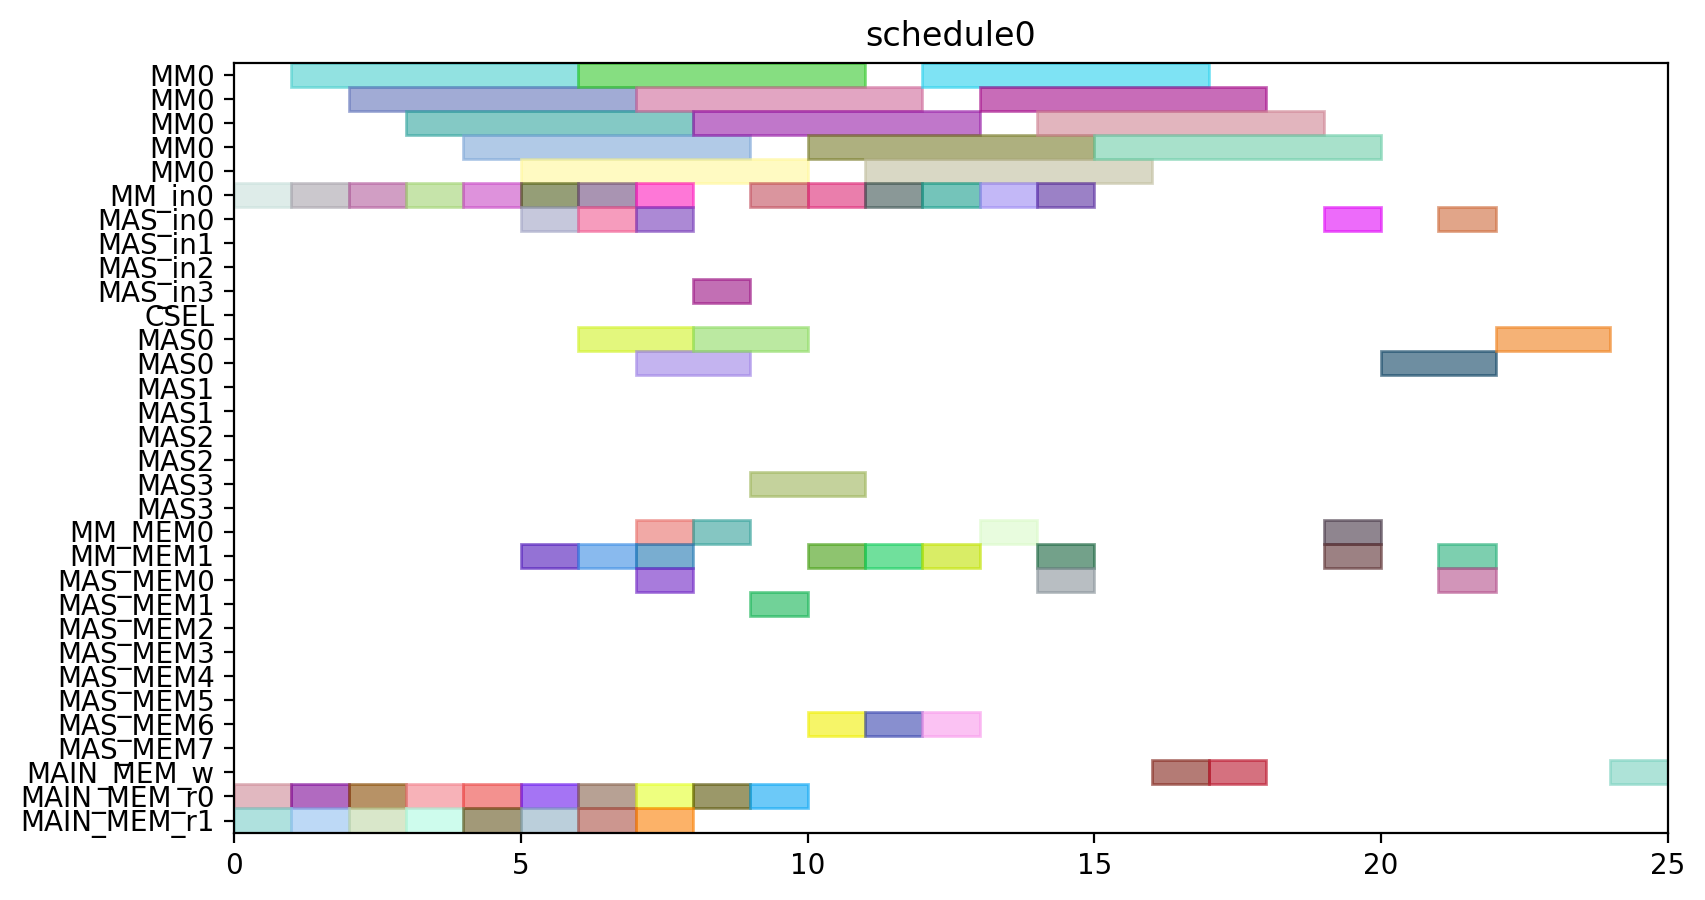

The Python source for this figure:
from pyschedule import Scenario, solvers, plotters, alt


def solve():
	horizon = 90
	S = Scenario("schedule0", horizon=horizon)

	# resource
	MM = S.Resources('MM', num=1, size=5)
	MM_in = S.Resources('MM_in', num=1)
	MAS_in = S.Resources('MAS_in', num=4)
	CSEL = S.Resource('CSEL')
	MAS = S.Resources('MAS', num=4, size=2, periods=range(1, horizon))
	MM_MEM = S.Resources('MM_MEM', num=2)
	MAS_MEM = S.Resources('MAS_MEM', num=8)
	MAIN_MEM_w = S.Resource('MAIN_MEM_w', size=1)
	MAIN_MEM_r = S.Resources('MAIN_MEM_r', num=2)

	# result of previous scheduling

	# new tasks
	r1 = S.Task('r1', length=5, delay_cost=1)
	r1 += alt(MM)
	r1_in = S.Task('r1_in', length=1, delay_cost=1)
	r1_in += alt(MM_in)
	S += r1_in*MM_in[0]<=r1*MM[0]

	r1_mem0 = S.Task('r1_mem0', length=1, delay_cost=1)
	r1_mem0 += MAIN_MEM_r[0]
	r1_mem1 = S.Task('r1_mem1', length=1, delay_cost=1)
	r1_mem1 += MAIN_MEM_r[1]
	r3 = S.Task('r3', length=5, delay_cost=1)
	r3 += alt(MM)
	r3_in = S.Task('r3_in', length=1, delay_cost=1)
	r3_in += alt(MM_in)
	S += r3_in*MM_in[0]<=r3*MM[0]

	r3_mem0 = S.Task('r3_mem0', length=1, delay_cost=1)
	r3_mem0 += MAIN_MEM_r[0]
	r3_mem1 = S.Task('r3_mem1', length=1, delay_cost=1)
	r3_mem1 += MAIN_MEM_r[1]
	r4 = S.Task('r4', length=5, delay_cost=1)
	r4 += alt(MM)
	r4_in = S.Task('r4_in', length=1, delay_cost=1)
	r4_in += alt(MM_in)
	S += r4_in*MM_in[0]<=r4*MM[0]

	r4_mem0 = S.Task('r4_mem0', length=1, delay_cost=1)
	r4_mem0 += MAIN_MEM_r[0]
	r4_mem1 = S.Task('r4_mem1', length=1, delay_cost=1)
	r4_mem1 += MAIN_MEM_r[1]
	r5 = S.Task('r5', length=5, delay_cost=1)
	r5 += alt(MM)
	r5_in = S.Task('r5_in', length=1, delay_cost=1)
	r5_in += alt(MM_in)
	S += r5_in*MM_in[0]<=r5*MM[0]

	r5_mem0 = S.Task('r5_mem0', length=1, delay_cost=1)
	r5_mem0 += MAIN_MEM_r[0]
	r5_mem1 = S.Task('r5_mem1', length=1, delay_cost=1)
	r5_mem1 += MAIN_MEM_r[1]
	r6 = S.Task('r6', length=5, delay_cost=1)
	r6 += alt(MM)
	r6_in = S.Task('r6_in', length=1, delay_cost=1)
	r6_in += alt(MM_in)
	S += r6_in*MM_in[0]<=r6*MM[0]

	r6_mem0 = S.Task('r6_mem0', length=1, delay_cost=1)
	r6_mem0 += MAIN_MEM_r[0]
	r6_mem1 = S.Task('r6_mem1', length=1, delay_cost=1)
	r6_mem1 += MAIN_MEM_r[1]
	r12 = S.Task('r12', length=5, delay_cost=1)
	r12 += alt(MM)
	r12_in = S.Task('r12_in', length=1, delay_cost=1)
	r12_in += alt(MM_in)
	S += r12_in*MM_in[0]<=r12*MM[0]

	r12_mem0 = S.Task('r12_mem0', length=1, delay_cost=1)
	r12_mem0 += MAIN_MEM_r[0]
	r12_mem1 = S.Task('r12_mem1', length=1, delay_cost=1)
	r12_mem1 += MAIN_MEM_r[1]
	r13 = S.Task('r13', length=5, delay_cost=1)
	r13 += alt(MM)
	r13_in = S.Task('r13_in', length=1, delay_cost=1)
	r13_in += alt(MM_in)
	S += r13_in*MM_in[0]<=r13*MM[0]

	r13_mem0 = S.Task('r13_mem0', length=1, delay_cost=1)
	r13_mem0 += MAIN_MEM_r[0]
	r13_mem1 = S.Task('r13_mem1', length=1, delay_cost=1)
	r13_mem1 += MAIN_MEM_r[1]
	r2 = S.Task('r2', length=2, delay_cost=1)
	r2 += alt(MAS)
	r2_in = S.Task('r2_in', length=1, delay_cost=1)
	r2_in += alt(MAS_in)
	S += r2_in*MAS_in[0]<=r2*MAS[0]

	S += r2_in*MAS_in[1]<=r2*MAS[1]

	S += r2_in*MAS_in[2]<=r2*MAS[2]

	S += r2_in*MAS_in[3]<=r2*MAS[3]

	r2_mem0 = S.Task('r2_mem0', length=1, delay_cost=1)
	r2_mem0 += alt(MM_MEM)
	S += (r1*MM[0])-1 < r2_mem0*MM_MEM[0]
	S += r2_mem0 <= r2

	r7 = S.Task('r7', length=2, delay_cost=1)
	r7 += alt(MAS)
	r7_in = S.Task('r7_in', length=1, delay_cost=1)
	r7_in += alt(MAS_in)
	S += r7_in*MAS_in[0]<=r7*MAS[0]

	S += r7_in*MAS_in[1]<=r7*MAS[1]

	S += r7_in*MAS_in[2]<=r7*MAS[2]

	S += r7_in*MAS_in[3]<=r7*MAS[3]

	r7_mem0 = S.Task('r7_mem0', length=1, delay_cost=1)
	r7_mem0 += alt(MM_MEM)
	S += (r5*MM[0])-1 < r7_mem0*MM_MEM[0]
	S += r7_mem0 <= r7

	r7_mem1 = S.Task('r7_mem1', length=1, delay_cost=1)
	r7_mem1 += alt(MM_MEM)
	S += (r6*MM[0])-1 < r7_mem1*MM_MEM[1]
	S += r7_mem1 <= r7

	r8 = S.Task('r8', length=2, delay_cost=1)
	r8 += alt(MAS)
	r8_in = S.Task('r8_in', length=1, delay_cost=1)
	r8_in += alt(MAS_in)
	S += r8_in*MAS_in[0]<=r8*MAS[0]

	S += r8_in*MAS_in[1]<=r8*MAS[1]

	S += r8_in*MAS_in[2]<=r8*MAS[2]

	S += r8_in*MAS_in[3]<=r8*MAS[3]

	r8_mem0 = S.Task('r8_mem0', length=1, delay_cost=1)
	r8_mem0 += MAIN_MEM_r[0]
	r8_mem1 = S.Task('r8_mem1', length=1, delay_cost=1)
	r8_mem1 += alt(MM_MEM)
	S += (r4*MM[0])-1 < r8_mem1*MM_MEM[1]
	S += r8_mem1 <= r8

	r10 = S.Task('r10', length=2, delay_cost=1)
	r10 += alt(MAS)
	r10_in = S.Task('r10_in', length=1, delay_cost=1)
	r10_in += alt(MAS_in)
	S += r10_in*MAS_in[0]<=r10*MAS[0]

	S += r10_in*MAS_in[1]<=r10*MAS[1]

	S += r10_in*MAS_in[2]<=r10*MAS[2]

	S += r10_in*MAS_in[3]<=r10*MAS[3]

	r10_mem0 = S.Task('r10_mem0', length=1, delay_cost=1)
	r10_mem0 += MAIN_MEM_r[0]
	r10_mem1 = S.Task('r10_mem1', length=1, delay_cost=1)
	r10_mem1 += alt(MM_MEM)
	S += (r4*MM[0])-1 < r10_mem1*MM_MEM[1]
	S += r10_mem1 <= r10

	r9 = S.Task('r9', length=5, delay_cost=1)
	r9 += alt(MM)
	r9_in = S.Task('r9_in', length=1, delay_cost=1)
	r9_in += alt(MM_in)
	S += r9_in*MM_in[0]<=r9*MM[0]

	r9_mem0 = S.Task('r9_mem0', length=1, delay_cost=1)
	r9_mem0 += MAIN_MEM_r[0]
	r9_mem1 = S.Task('r9_mem1', length=1, delay_cost=1)
	r9_mem1 += alt(MAS_MEM)
	S += (r7*MAS[0])-1 < r9_mem1*MAS_MEM[1]
	S += (r7*MAS[1])-1 < r9_mem1*MAS_MEM[3]
	S += (r7*MAS[2])-1 < r9_mem1*MAS_MEM[5]
	S += (r7*MAS[3])-1 < r9_mem1*MAS_MEM[7]
	S += r9_mem1 <= r9

	r11 = S.Task('r11', length=5, delay_cost=1)
	r11 += alt(MM)
	r11_in = S.Task('r11_in', length=1, delay_cost=1)
	r11_in += alt(MM_in)
	S += r11_in*MM_in[0]<=r11*MM[0]

	r11_mem0 = S.Task('r11_mem0', length=1, delay_cost=1)
	r11_mem0 += alt(MAS_MEM)
	S += (r10*MAS[0])-1 < r11_mem0*MAS_MEM[0]
	S += (r10*MAS[1])-1 < r11_mem0*MAS_MEM[2]
	S += (r10*MAS[2])-1 < r11_mem0*MAS_MEM[4]
	S += (r10*MAS[3])-1 < r11_mem0*MAS_MEM[6]
	S += r11_mem0 <= r11

	PX_new = S.Task('PX_new', length=5, delay_cost=1)
	PX_new += alt(MM)
	PX_new_in = S.Task('PX_new_in', length=1, delay_cost=1)
	PX_new_in += alt(MM_in)
	S += PX_new_in*MM_in[0]<=PX_new*MM[0]

	S += 0<PX_new

	PX_new_w = S.Task('PX_new_w', length=1, delay_cost=1)
	PX_new_w += alt(MAIN_MEM_w)
	S += PX_new <= PX_new_w

	PX_new_mem0 = S.Task('PX_new_mem0', length=1, delay_cost=1)
	PX_new_mem0 += alt(MAS_MEM)
	S += (r2*MAS[0])-1 < PX_new_mem0*MAS_MEM[0]
	S += (r2*MAS[1])-1 < PX_new_mem0*MAS_MEM[2]
	S += (r2*MAS[2])-1 < PX_new_mem0*MAS_MEM[4]
	S += (r2*MAS[3])-1 < PX_new_mem0*MAS_MEM[6]
	S += PX_new_mem0 <= PX_new

	PX_new_mem1 = S.Task('PX_new_mem1', length=1, delay_cost=1)
	PX_new_mem1 += alt(MM_MEM)
	S += (r12*MM[0])-1 < PX_new_mem1*MM_MEM[1]
	S += PX_new_mem1 <= PX_new

	r14 = S.Task('r14', length=5, delay_cost=1)
	r14 += alt(MM)
	r14_in = S.Task('r14_in', length=1, delay_cost=1)
	r14_in += alt(MM_in)
	S += r14_in*MM_in[0]<=r14*MM[0]

	r14_mem0 = S.Task('r14_mem0', length=1, delay_cost=1)
	r14_mem0 += alt(MAS_MEM)
	S += (r2*MAS[0])-1 < r14_mem0*MAS_MEM[0]
	S += (r2*MAS[1])-1 < r14_mem0*MAS_MEM[2]
	S += (r2*MAS[2])-1 < r14_mem0*MAS_MEM[4]
	S += (r2*MAS[3])-1 < r14_mem0*MAS_MEM[6]
	S += r14_mem0 <= r14

	r14_mem1 = S.Task('r14_mem1', length=1, delay_cost=1)
	r14_mem1 += alt(MM_MEM)
	S += (r3*MM[0])-1 < r14_mem1*MM_MEM[1]
	S += r14_mem1 <= r14

	Z1_new = S.Task('Z1_new', length=5, delay_cost=1)
	Z1_new += alt(MM)
	Z1_new_in = S.Task('Z1_new_in', length=1, delay_cost=1)
	Z1_new_in += alt(MM_in)
	S += Z1_new_in*MM_in[0]<=Z1_new*MM[0]

	S += 0<Z1_new

	Z1_new_w = S.Task('Z1_new_w', length=1, delay_cost=1)
	Z1_new_w += alt(MAIN_MEM_w)
	S += Z1_new <= Z1_new_w

	Z1_new_mem0 = S.Task('Z1_new_mem0', length=1, delay_cost=1)
	Z1_new_mem0 += alt(MAS_MEM)
	S += (r2*MAS[0])-1 < Z1_new_mem0*MAS_MEM[0]
	S += (r2*MAS[1])-1 < Z1_new_mem0*MAS_MEM[2]
	S += (r2*MAS[2])-1 < Z1_new_mem0*MAS_MEM[4]
	S += (r2*MAS[3])-1 < Z1_new_mem0*MAS_MEM[6]
	S += Z1_new_mem0 <= Z1_new

	Z1_new_mem1 = S.Task('Z1_new_mem1', length=1, delay_cost=1)
	Z1_new_mem1 += alt(MM_MEM)
	S += (r13*MM[0])-1 < Z1_new_mem1*MM_MEM[1]
	S += Z1_new_mem1 <= Z1_new

	r15 = S.Task('r15', length=5, delay_cost=1)
	r15 += alt(MM)
	r15_in = S.Task('r15_in', length=1, delay_cost=1)
	r15_in += alt(MM_in)
	S += r15_in*MM_in[0]<=r15*MM[0]

	r15_mem0 = S.Task('r15_mem0', length=1, delay_cost=1)
	r15_mem0 += alt(MAS_MEM)
	S += (r8*MAS[0])-1 < r15_mem0*MAS_MEM[0]
	S += (r8*MAS[1])-1 < r15_mem0*MAS_MEM[2]
	S += (r8*MAS[2])-1 < r15_mem0*MAS_MEM[4]
	S += (r8*MAS[3])-1 < r15_mem0*MAS_MEM[6]
	S += r15_mem0 <= r15

	r15_mem1 = S.Task('r15_mem1', length=1, delay_cost=1)
	r15_mem1 += alt(MM_MEM)
	S += (r9*MM[0])-1 < r15_mem1*MM_MEM[1]
	S += r15_mem1 <= r15

	r16 = S.Task('r16', length=5, delay_cost=1)
	r16 += alt(MM)
	r16_in = S.Task('r16_in', length=1, delay_cost=1)
	r16_in += alt(MM_in)
	S += r16_in*MM_in[0]<=r16*MM[0]

	r16_mem0 = S.Task('r16_mem0', length=1, delay_cost=1)
	r16_mem0 += alt(MM_MEM)
	S += (r11*MM[0])-1 < r16_mem0*MM_MEM[0]
	S += r16_mem0 <= r16

	r16_mem1 = S.Task('r16_mem1', length=1, delay_cost=1)
	r16_mem1 += MAIN_MEM_r[1]
	r17 = S.Task('r17', length=2, delay_cost=1)
	r17 += alt(MAS)
	r17_in = S.Task('r17_in', length=1, delay_cost=1)
	r17_in += alt(MAS_in)
	S += r17_in*MAS_in[0]<=r17*MAS[0]

	S += r17_in*MAS_in[1]<=r17*MAS[1]

	S += r17_in*MAS_in[2]<=r17*MAS[2]

	S += r17_in*MAS_in[3]<=r17*MAS[3]

	r17_mem0 = S.Task('r17_mem0', length=1, delay_cost=1)
	r17_mem0 += alt(MM_MEM)
	S += (r14*MM[0])-1 < r17_mem0*MM_MEM[0]
	S += r17_mem0 <= r17

	r17_mem1 = S.Task('r17_mem1', length=1, delay_cost=1)
	r17_mem1 += alt(MM_MEM)
	S += (r15*MM[0])-1 < r17_mem1*MM_MEM[1]
	S += r17_mem1 <= r17

	PY_new = S.Task('PY_new', length=2, delay_cost=1)
	PY_new += alt(MAS)
	PY_new_in = S.Task('PY_new_in', length=1, delay_cost=1)
	PY_new_in += alt(MAS_in)
	S += PY_new_in*MAS_in[0]<=PY_new*MAS[0]

	S += PY_new_in*MAS_in[1]<=PY_new*MAS[1]

	S += PY_new_in*MAS_in[2]<=PY_new*MAS[2]

	S += PY_new_in*MAS_in[3]<=PY_new*MAS[3]

	S += 0<PY_new

	PY_new_w = S.Task('PY_new_w', length=1, delay_cost=1)
	PY_new_w += alt(MAIN_MEM_w)
	S += PY_new <= PY_new_w

	PY_new_mem0 = S.Task('PY_new_mem0', length=1, delay_cost=1)
	PY_new_mem0 += alt(MAS_MEM)
	S += (r17*MAS[0])-1 < PY_new_mem0*MAS_MEM[0]
	S += (r17*MAS[1])-1 < PY_new_mem0*MAS_MEM[2]
	S += (r17*MAS[2])-1 < PY_new_mem0*MAS_MEM[4]
	S += (r17*MAS[3])-1 < PY_new_mem0*MAS_MEM[6]
	S += PY_new_mem0 <= PY_new

	PY_new_mem1 = S.Task('PY_new_mem1', length=1, delay_cost=1)
	PY_new_mem1 += alt(MM_MEM)
	S += (r16*MM[0])-1 < PY_new_mem1*MM_MEM[1]
	S += PY_new_mem1 <= PY_new

	solvers.mip.solve(S,msg=1,kind='CPLEX',ratio_gap=1.01)

	solution = [['hoge']*len(S.solution()[1]) for i in range(len(S.solution()))]
	for i in range(len(S.solution())):
		for j in range(len(S.solution()[i])):
			solution[i][j]=str(S.solution()[i][j])
	print(solution)

	cycles = int(solution[-1][3])

	pic_file_name = "/home/mfukuda/ABE/multiRAM_multiMAS_16mux/scheduling_result/stage5MM1_stage2MAS4/EP_YRECOVER/schedule0.png"
	if(S.solution() != []):
		plotters.matplotlib.plot(S,img_filename=pic_file_name, show_task_labels=False, fig_size=(cycles*0.25+3, 5))

	return solution
